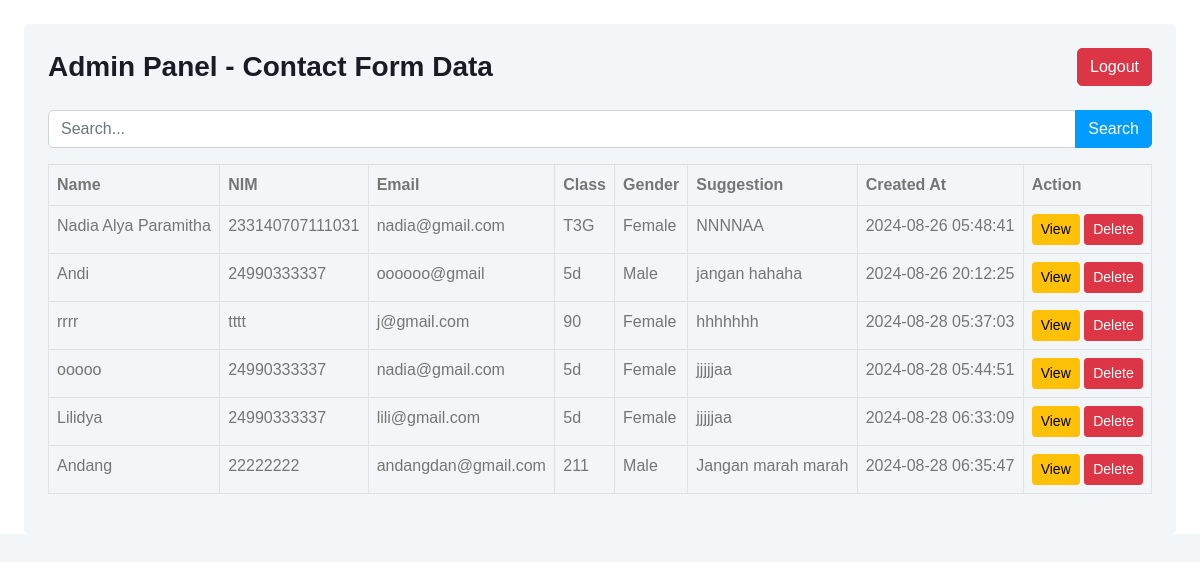
/admin/admin.php, run on the app's committed database.
### tables this page shows
CREATE TABLE `contact` (
  `name` varchar(50) NOT NULL,
  `nim` varchar(20) NOT NULL,
  `email` varchar(50) NOT NULL,
  `class` varchar(20) NOT NULL,
  `gender` enum('Male','Female') NOT NULL,
  `suggestion` text NOT NULL,
  `reg_date` timestamp NULL DEFAULT current_timestamp() ON UPDATE current_timestamp(),
  `id` int(11) NOT NULL
);

### admin/admin.php (the view, shortened to what this page needs)
    <?php
    include('../koneksi/koneksi.php');
    $search = isset($_GET['search']) ? $_GET['search'] : '';
    $sql = "SELECT * FROM contact WHERE
            name LIKE '%$search%' OR
            nim LIKE '%$search%' OR
            email LIKE '%$search%' OR
            class LIKE '%$search%' OR
            gender LIKE '%$search%' OR
            suggestion LIKE '%$search%'";
    $result = $conn->query($sql);
    ?>
<!DOCTYPE html>
<html lang="en">
<head>
    <link href="css/bootstrap.min.css" rel="stylesheet">
    <link href="css/style.css" rel="stylesheet">
</head>
<body>
    <div class="container-xxl position-relative bg-white d-flex p-0">
        <div class="container-fluid pt-4 px-4">
            <div class="bg-light rounded p-4">
                <div class="d-flex align-items-center justify-content-between mb-4">
                    <h3 class="mb-0">Admin Panel - Contact Form Data</h3>
                    <a href="logout.php" class="btn btn-danger">Logout</a>
                </div>
                <form method="GET" action="">
                    <div class="input-group mb-3">
                        <input type="text" name="search" class="form-control" placeholder="Search..." value="<?php echo htmlspecialchars($search); ?>">
                        <button class="btn btn-primary" type="submit">Search</button>
                    </div>
                </form>
                <div class="table-responsive">
                    <table class="table table-bordered">
                        <thead>
                            <tr>
                                <th>Name</th>
                                <th>NIM</th>
                                <th>Email</th>
                                <th>Class</th>
                                <th>Gender</th>
                                <th>Suggestion</th>
                                <th>Created At</th>
                                <th>Action</th>
                            </tr>
                        </thead>
                        <tbody>
                            <?php
                            if ($result->num_rows > 0) {
                                while ($row = $result->fetch_assoc()) {
                                    echo "<tr>";
                                    echo "<td>" . htmlspecialchars($row["name"]) . "</td>";
                                    echo "<td>" . htmlspecialchars($row["nim"]) . "</td>";
                                    echo "<td>" . htmlspecialchars($row["email"]) . "</td>";
                                    echo "<td>" . htmlspecialchars($row["class"]) . "</td>";
                                    echo "<td>" . htmlspecialchars($row["gender"]) . "</td>";
                                    echo "<td>" . htmlspecialchars($row["suggestion"]) . "</td>";
                                    echo "<td>" . htmlspecialchars($row["reg_date"]) . "</td>";
                                    echo "<td>
                                            <a href='view.php?id=" . htmlspecialchars($row["id"]) . "' class='btn btn-warning btn-sm'>View</a>
                                            <a href='delete.php?id=" . htmlspecialchars($row["id"]) . "' class='btn btn-danger btn-sm' onclick='return confirm(\"Are you sure?\")'>Delete</a>
                                          </td>";
                                    echo "</tr>";
                                }
                            } else {
                                echo "<tr><td colspan='8' class='text-center'>No data found</td></tr>";
                            }
                            ?>
                        </tbody>
                    </table>
                </div>
            </div>
        </div>
    </div>
</body>
</html>

### admin/css/style.css (style rules this page uses)
:root { --primary: #009CFF; --light: #F3F6F9; --dark: #191C24; }
.btn { transition: .5s; }
.btn.btn-primary { color: #FFFFFF; }

### data on the page
contact: name "Nadia Alya Paramitha", nim "233140707111031", email "nadia@gmail.com", class "T3G", gender "Female", suggestion "NNNNAA", reg_date "2024-08-26 05:48:41"
contact: name "Andi", nim "24990333337", email "oooooo@gmail", class "5d", gender "Male", suggestion "jangan hahaha", reg_date "2024-08-26 20:12:25"
contact: name "rrrr", nim "tttt", email "j@gmail.com", class "90", gender "Female", suggestion "hhhhhhh", reg_date "2024-08-28 05:37:03"
contact: name "ooooo", nim "24990333337", email "nadia@gmail.com", class "5d", gender "Female", suggestion "jjjjjaa", reg_date "2024-08-28 05:44:51"
contact: name "Lilidya", nim "24990333337", email "lili@gmail.com", class "5d", gender "Female", suggestion "jjjjjaa", reg_date "2024-08-28 06:33:09"
contact: name "Andang", nim "22222222", email "andangdan@gmail.com", class "211", gender "Male", suggestion "Jangan marah marah", reg_date "2024-08-28 06:35:47"
